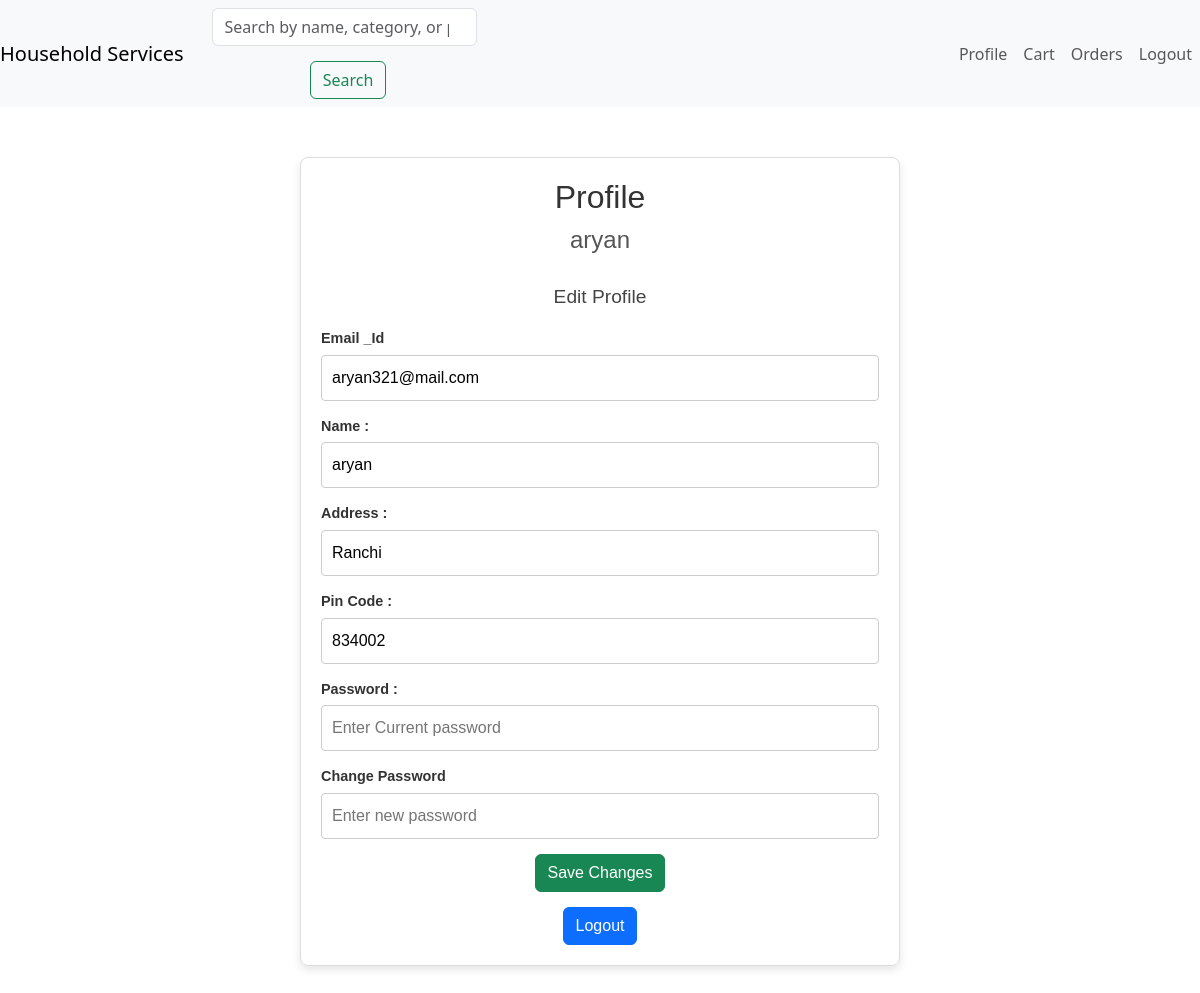
The page /profile (signed in) on the database as committed earlier.
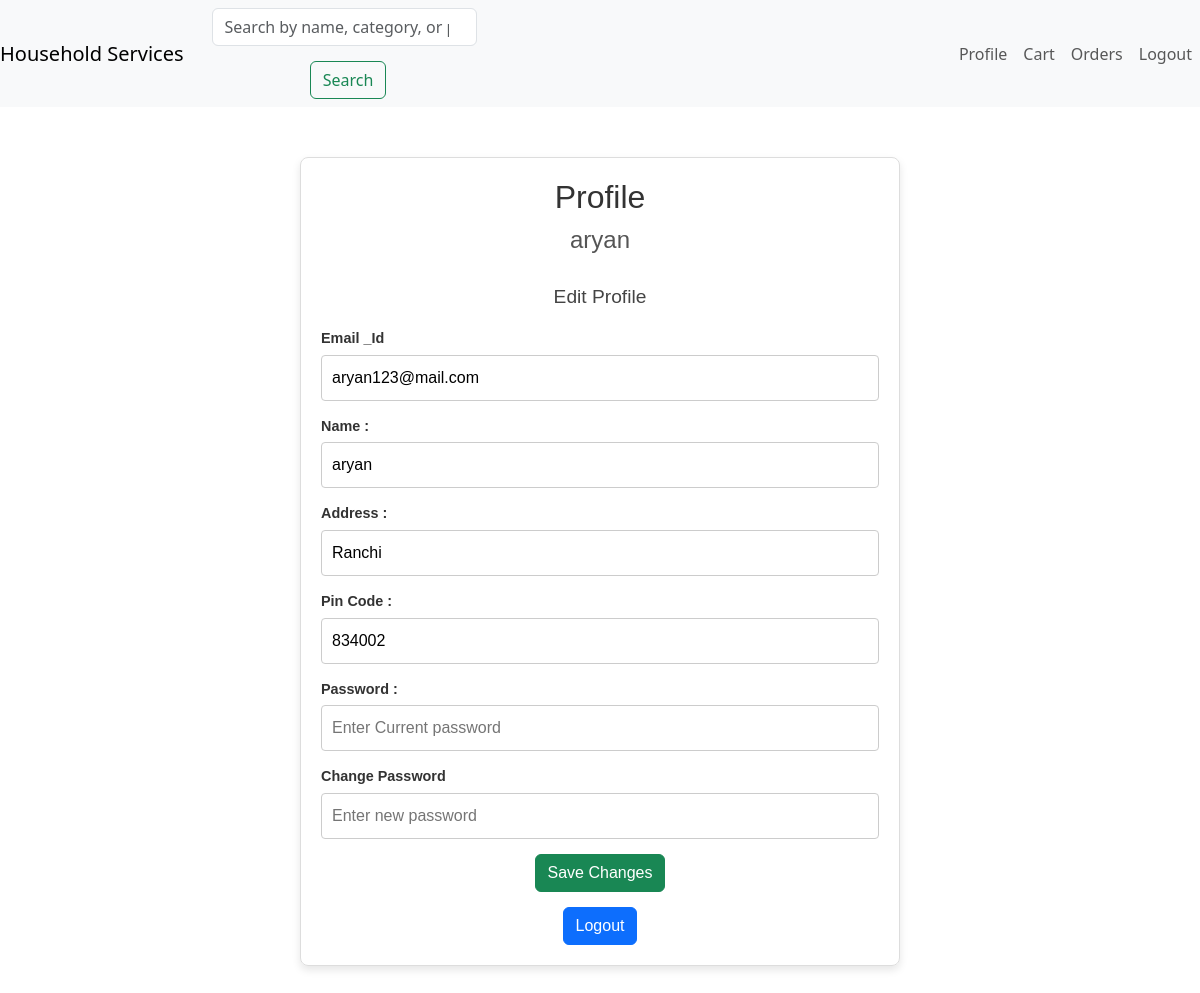
The same page on the database as committed later.
### models.py (models this page shows, shortened)
class Customer(db.Model):
    id = db.Column(db.Integer, primary_key=True)
    Email_id = db.Column(db.String(32), unique=True, nullable=False)
    passhash = db.Column(db.String(562), nullable=False)
    name = db.Column(db.String(32))
    address = db.Column(db.String(32))
    Pin_Code = db.Column(db.String(8))
    admin = db.Column(db.Boolean, default=False, nullable=False)
    role = db.Column(db.String(16), nullable=False, default='customer')

### routes.py (the view)
@app.route('/profile')
@auth_required
def profile():
    user = Customer.query.get(session['user_id'])
    return render_template('profile.html', user = user)

### routes.py (called while the page is built)
def auth_required(fnc):
    @wraps(fnc)  # Preserve the original function's metadata
    def inner(*args, **kwargs):
        if 'user_id' in session:
            return fnc(*args, **kwargs)
        if request.endpoint == 'Login' or request.endpoint == 'Register':
            return fnc(*args, **kwargs)
        flash('Please login to continue', 'warning')
        return redirect(url_for('Login'))
    return inner

### templates/profile.html (shortened to what this page needs)
{% extends 'layout.html' %}
{% block content %}
<div class="profile-container">
    <h1>Profile</h1>
    <h2>{{ user.name }}</h2>
    <div class="edit-profile">
        <h3>Edit Profile</h3>
        <form method="post">
            <div class="form-group">
                <label for="email">Email _Id</label>
                <input type="text" name="email" id="email" required value="{{user.Email_id}}">
            </div>
            <div class="form-group">
                <label for="name">Name :</label>
                <input type="text" name="name" id="name" required value="{{user.name}}">
            </div>
            <div class="form-group">
                <label for="name">Address :</label>
                <input type="text" name="address" id="address" required value="{{user.address}}">
            </div>
            <div class="form-group">
                <label for="name">Pin Code :</label>
                <input type="text" name="PinCode" id="PinCode" required value="{{user.Pin_Code}}">
            </div>
            <div class="form-group">
                <label for="password">Password :</label>
                <input type="password" name="cpassword" id="cpassword" placeholder="Enter Current password" required>
            </div>
            <div class="form-group">
                <label for="password">Change Password</label>
                <input type="password" name="password" id="password" placeholder="Enter new password" required>
            </div>
            <button type="submit" class="btn btn-success">Save Changes</button>
            <a href="{{url_for('Logout')}}" class="btn btn-primary">Logout</a>
        </form>
    </div>
</div>
{% endblock %}

Rows that differ between the two databases and show on the page:
changed Customer "aryan": email "aryan321@mail.com" → "aryan123@mail.com"
